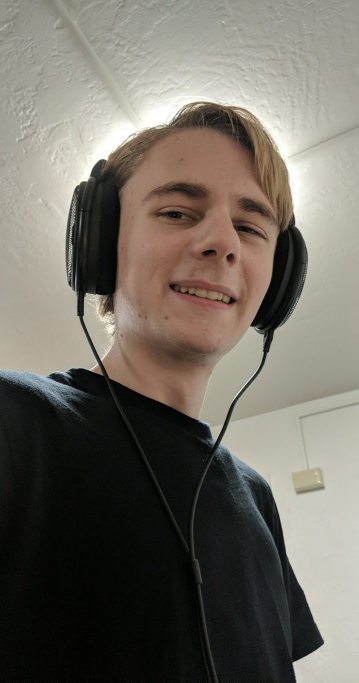
%> input picture demo.jpg, 717 x 1365 px (shown at 1/2 size)
$ octave untitled.m   (GNU Octave 9; MATLAB toolbox functions it lacks are replaced by stand-ins)
%> lines starting %> are read from the running program, lines starting %| are printed output that depends on the picture
RGB = imread('demo.jpg');
%> RGB is the input picture: size 1365x717x3 uint8; mean R, G, B 112.9, 107.9, 98.8
% imshow(RGB);
% pause;

R=RGB(:,:,1); G=RGB(:,:,2); B=RGB(:,:,3);
%> after `R=RGB(:,:,1)`:
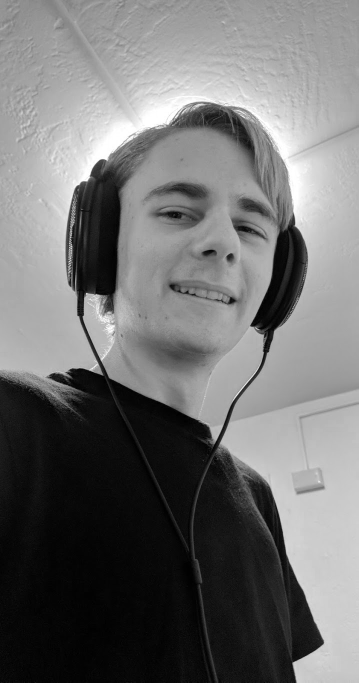
%> R: size 1365x717 uint8 (shown at 1/2 size); min 0, max 255, mean 112.9
%> after `G=RGB(:,:,2)`:
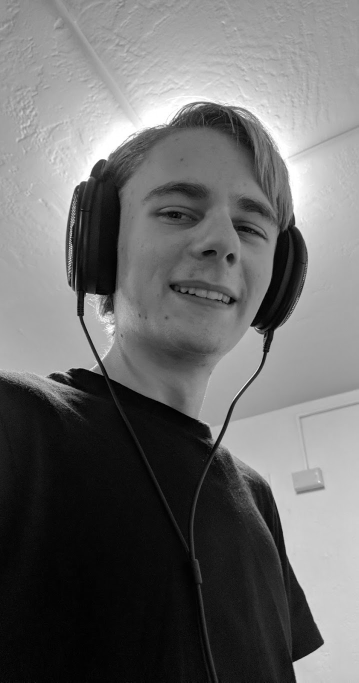
%> G: size 1365x717 uint8 (shown at 1/2 size); min 0, max 255, mean 107.9
%> after `B=RGB(:,:,3)`:
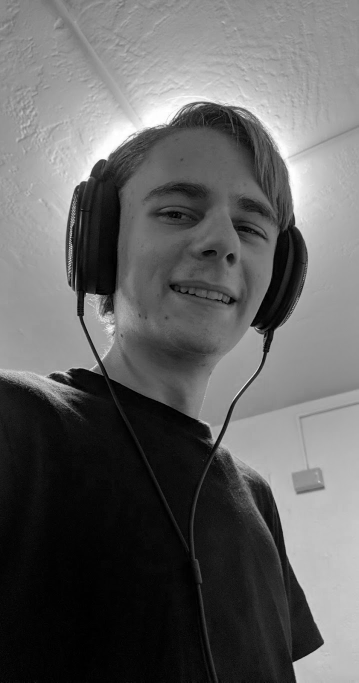
%> B: size 1365x717 uint8 (shown at 1/2 size); min 0, max 255, mean 98.8

% grayscale_image = rgb2gray(RGB);
% imshow(grayscale_image);
% pause;

down_R = im2double(imresize(R, [128, 128]));
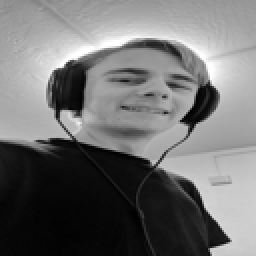
%> down_R: size 128x128 double (shown 2 times larger); min 0, max 1, mean 0.443
down_G = im2double(imresize(G, [128, 128]));
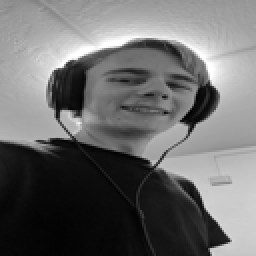
%> down_G: size 128x128 double (shown 2 times larger); min 0.00784, max 1, mean 0.423
down_B = im2double(imresize(B, [128, 128]));
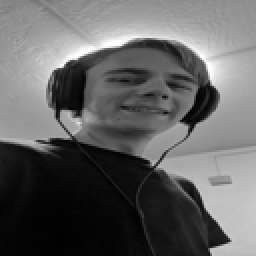
%> down_B: size 128x128 double (shown 2 times larger); min 0, max 1, mean 0.387

N=128;
%down_gray = phantom([0.5, 0.3], [0.2, 0.4], [0.2, 0.4], [0.1, 0.3], N);
%imshow(down_gray);
% pause;

Radon_R = zeros(2*N, N);
a = 20;
b = 50;

%> (the run ends here)
